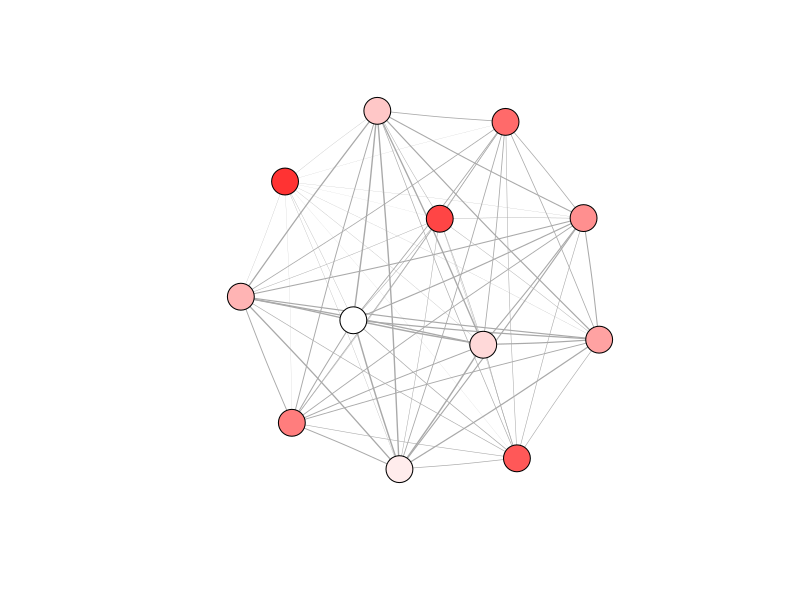

Reproduce this figure in R.
#Load library, declare number of nodes and color palette
library(igraph)
nodes = 12
colrs = colorRampPalette(c(rgb(1,0.2,0.2),"white")) 

#Create graph
graph = make_full_graph(nodes)
plot(graph, vertex.size=15, vertex.label=NA, edge.curved = 0.02,
     edge.width=seq(0.1,1.4,len=nodes*(nodes-1)/2),vertex.color=colrs(12))

